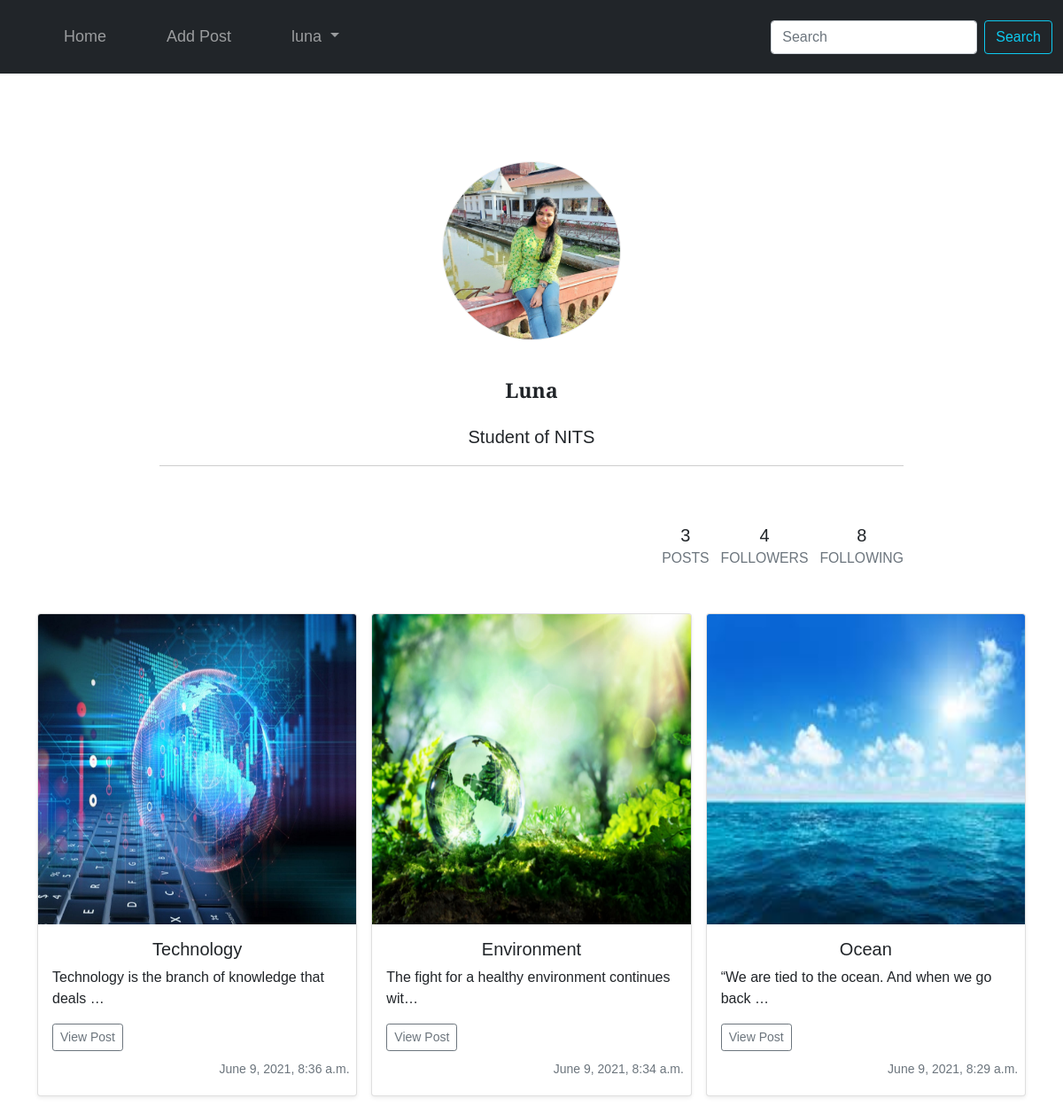
The page /profile/8 (signed in) on the database its author committed.
### blog/models.py (models this page shows, shortened)
class Profile(models.Model):
    name = models.CharField(max_length=300)
    occupation = models.TextField(blank=True, null=True)
    time = models.DateTimeField(auto_now_add=True)
    dp = models.ImageField(upload_to = 'dp', null= True, blank=True, default='/dp/luna.jpg')
    prof_user = models.ForeignKey(User, on_delete=models.CASCADE)

class Post(models.Model):
    title = models.CharField(max_length=300)
    description = models.TextField()
    time = models.DateTimeField(auto_now_add=True)
    author = models.ForeignKey(Profile, on_delete=models.CASCADE)
    image = models.ImageField(upload_to = 'post', null= True, blank=True)

### blog/views.py (the view)
# urls.py: path('profile/<int:pk>', views.profile, name="profile"),
@login_required(login_url='signup')
def profile(request, pk):
    prof = Profile.objects.filter(pk=pk)[0]
    posts = Post.objects.filter(author=prof).order_by("-time")
    postno = len(posts)
    context={
        "prof":prof,
        "posts":posts,
        "postno":postno
    }
    return render(request,"profile.html", context)

### templates/profile.html (shortened to what this page needs)
<!DOCTYPE html>
<html lang="en">
<head>
  <link href="https://cdn.jsdelivr.net/npm/bootstrap@5.0.0-beta3/dist/css/bootstrap.min.css" rel="stylesheet"
>
</head>
<body>
  <nav class="navbar navbar-expand-lg navbar-dark bg-dark"
    style="padding-top: 20px;padding-bottom: 20px; color: black;">
    <div class="container-fluid">
      <div class="collapse navbar-collapse" id="navbarSupportedContent">
        <ul class="navbar-nav me-auto mb-2 mb-lg-0">
          <li class="nav-item">
            <a class="nav-link" style="font-size: 18px; padding-left: 60px;" href="{% url 'home' %}">Home</a>
          </li>
          <li class="nav-item">
            <a class="nav-link" style="font-size: 18px; padding-left: 60px;" href="{% url 'addpost' %}">Add Post</a>
          </li>
          {% if request.user.is_authenticated %}
          <li class="nav-item dropdown">
            <a class="nav-link dropdown-toggle" href="#" id="navbarDropdown" role="button" data-bs-toggle="dropdown"
              aria-expanded="false" style="font-size: 18px; padding-left: 60px;">
              {{request.user.username}}
            </a>
          </li>
          {% else %}
          <li class="nav-item" style="padding-left: 60px;">
            <a class="nav-link" style="font-size: 18px;" href="{% url 'signup' %}">Sign Up</a>
          </li>
          {% endif %}
        </ul>
        <form method="POST" action="{% url 'search_text' %}" class="d-flex">{% csrf_token %}
          <input class="form-control me-2" type="text" name="search_text" placeholder="Search" aria-label="Search">
          <button class="btn btn-outline-info" type="submit">Search</button>
        </form>
      </div>
    </div>
  </nav>
  <center>
    <div class="box">
      <div class="img" style=" margin-top: 100px;">
        <img src="{{prof.dp.url}}" class="image">
      </div>
      <div class="text" style=" width: 70%; position: relative; font-size: 23px;">
        <p><strong>{{prof.prof_user.username}}</strong></p>
        <small>{{prof.occupation}}</small>
        <center>
          <hr style="height:1px;border-width:0;color:rgb(95, 95, 95);background-color:rgb(63, 63, 63); width: 70vw;">
        </center>
        <div class="flw" style="right: 0; position: absolute; font-size: 18px; margin-top: 50px;">
          <ul class="list-inline mb-0">
            <li class="list-inline-item">
              <h5 class="font-weight-bold mb-0 d-block">{{postno}}</h5><small class="text-muted"> POSTS</small>
            </li>
            <li class="list-inline-item">
              <h5 class="font-weight-bold mb-0 d-block">4</h5><small class="text-muted"> FOLLOWERS</small>
            </li>
            <li class="list-inline-item">
              <h5 class="font-weight-bold mb-0 d-block">8</h5><small class="text-muted"> FOLLOWING</small>
            </li>
          </ul>
        </div>
      </div>
    </div>
  </center>
  <div class="container" style="padding-bottom: 20px;">
    <div class="row row-cols-1 row-cols-sm-2 row-cols-md-3 g-3">
      {% for i in posts|slice:":10" %}
      <div class="col">
        <div class="card shadow-sm">
          <img src="{{i.image.url}}" class="bd-placeholder-img card-img-top" alt="" ; style=" height: 350px;"
            class="img-fluid">
          <div class="card-body" style="position: relative;">
            <center><h5><p class="card-text">{{i.title|truncatechars:45}}</p></h5></center>
            <p class="card-text">{{i.description|truncatechars:50}}</p>
            <div class="d-flex justify-content-between align-items-center" style="padding-bottom: 10px;">
              <div class="btn-group">
                <a href="{% url 'single_post' i.pk %}" class="btn btn-sm btn-outline-secondary">View
                  Post</a>
              </div>
            </div>
            <small class="text-muted" style=" right: 0; position: absolute;">{{i.time}}&nbsp;&nbsp;</small>
          </div>
        </div>
      </div>
      {% endfor %}
    </div>
  </div>
</body>
</html>

### templates/profile.html (style rules this page uses)
* { margin: 0; padding: 0; font-family: 'Bitter', sans-serif; }
.image { width: 200px; height: 200px; -webkit-border-radius: 75%; -moz-border-radius: 75%; box-shadow: 0 0 0 1px #eee; background-size: cover }
.container { padding-top: 150px; }

### rows shown on the page
Profile: dp (picture), prof_user.username "Luna", occupation "Student of NITS"
Post: image (picture), title "Technology", description "Technology is the branch of knowledge that deals …", time "June 9, 2021, 8:36 a.m."
Post: image (picture), title "Environment", description "The fight for a healthy environment continues wit…", time "June 9, 2021, 8:34 a.m."
Post: image (picture), title "Ocean", description "“We are tied to the ocean. And when we go back …", time "June 9, 2021, 8:29 a.m."

### other values the page prints
{{ request.user.username }} "luna"
{{ postno }} "3"
